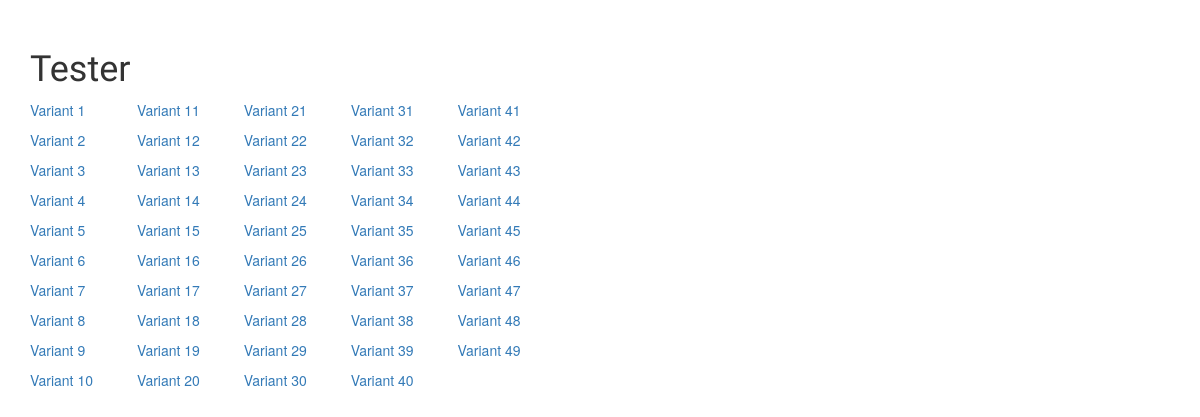
Before: / with the older database file.
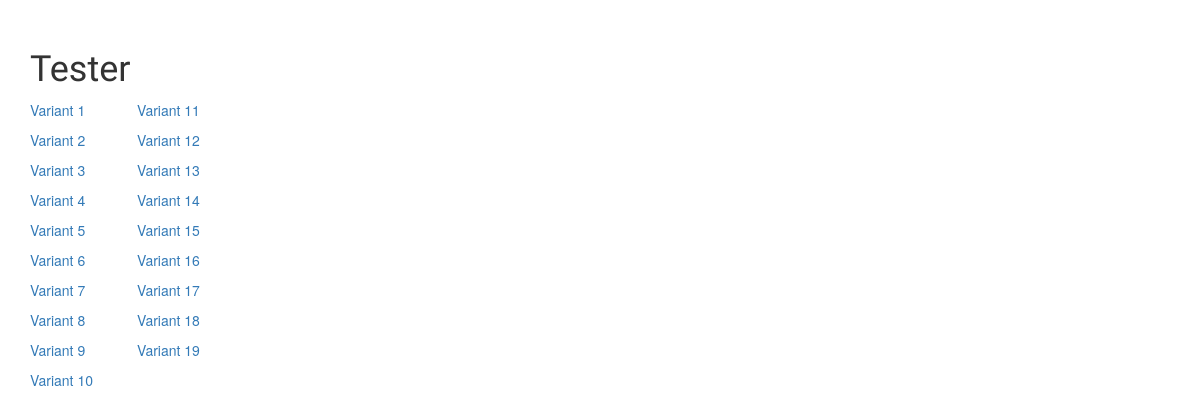
After: the same page with the newer database file.
### testapp/models.py (models this page shows, shortened)
class Variant(models.Model):
    name = models.CharField(max_length=140, default='Вариант')
    tasks = models.ManyToManyField(Task, blank=True)

### testapp/views.py (the view)
# urls.py: url(r'^$', views.index, name='index'),
def index(request):
    variants = Variant.objects.values('pk', 'name')
    return render(request, 'testapp/index.html', {'variants': variants})

### testapp/templates/testapp/index.html (shortened to what this page needs)
{% load staticfiles %}
<html lang="en">
<head>
    <link rel="stylesheet" href="//maxcdn.bootstrapcdn.com/bootstrap/3.2.0/css/bootstrap.min.css">
    <link rel="stylesheet" href="//maxcdn.bootstrapcdn.com/bootstrap/3.2.0/css/bootstrap-theme.min.css">
    <link rel="stylesheet" href="{% static 'css/blog.css' %}">
</head>
<body>
<h1>Tester</h1>
<div class="post">
    {% for variant in variants %}
    <p><a href="{% url 'variant_detail' pk=variant.pk %}">{{ variant.name }}</a></p>
    {% if forloop.counter|divisibleby:10 %}
</div>
<div class="post">
    {% endif %}
    {% endfor %}
</div>
</body>
</html>

### testapp/static/css/blog.css (style rules this page uses)
body { padding: 30px 30px 30px 30px; }
h1, h2, h3, h4 { font-family: 'Lobster', cursive; }
.post { margin-bottom: 70px; margin-right: 40px; display: inline-table; }

Changed rows visible on the page:
removed Variant: name "Variant 20"
removed Variant: name "Variant 21"
removed Variant: name "Variant 22"
removed Variant: name "Variant 23"
removed Variant: name "Variant 24"
removed Variant: name "Variant 25"
removed Variant: name "Variant 26"
removed Variant: name "Variant 27"
removed Variant: name "Variant 28"
removed Variant: name "Variant 29"
removed Variant: name "Variant 30"
removed Variant: name "Variant 31"
removed Variant: name "Variant 32"
removed Variant: name "Variant 33"
removed Variant: name "Variant 34"
removed Variant: name "Variant 35"
removed Variant: name "Variant 36"
removed Variant: name "Variant 37"
removed Variant: name "Variant 38"
removed Variant: name "Variant 39"
removed Variant: name "Variant 40"
removed Variant: name "Variant 41"
removed Variant: name "Variant 42"
removed Variant: name "Variant 43"
removed Variant: name "Variant 44"
removed Variant: name "Variant 45"
removed Variant: name "Variant 46"
removed Variant: name "Variant 47"
removed Variant: name "Variant 48"
removed Variant: name "Variant 49"
